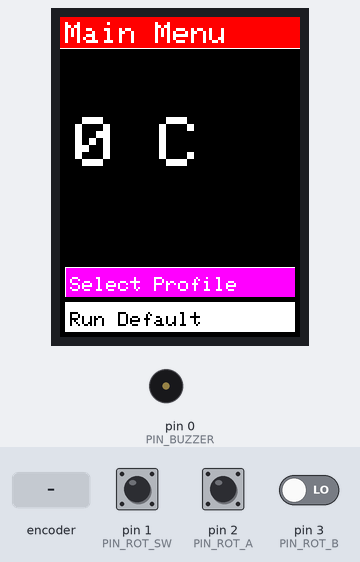
This sketch was run on a simulated Arduino Uno, built with avr-gcc and run on an emulated ATmega328P. Parts: 240×320 colour display, buzzer (waves = sounding, pin HIGH). The inputs (shaded band) are chosen by the test bench; at power-on: pin 1 (PIN_ROT_SW) HIGH, pin 2 (PIN_ROT_A) HIGH, pin 3 (PIN_ROT_B) LOW. Pins used as bus, display or sensor lines are not drawn.

Above: at 1.8 s.
1.9 s: rotary encoder on pin 2 (PIN_ROT_A) / pin 3 (PIN_ROT_B) turned 1 step (first pin leading)
At 3.4 s:
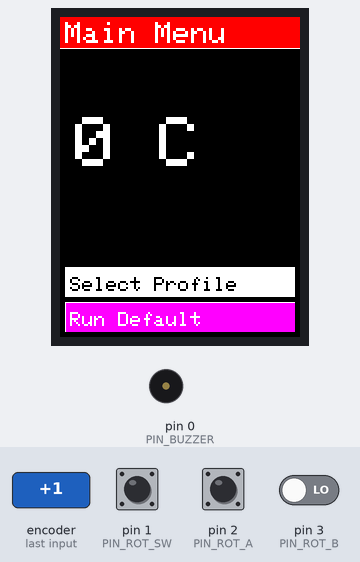
4.2 s: pin 1 (PIN_ROT_SW) pulled LOW for 0.65 s
At 5.8 s:
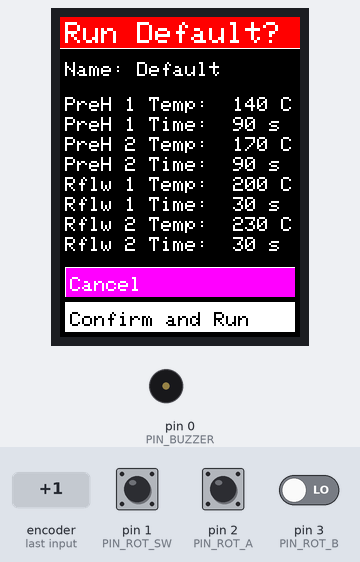
6.4 s: rotary encoder on pin 2 (PIN_ROT_A) / pin 3 (PIN_ROT_B) turned 1 step (first pin leading)
At 6.8 s:
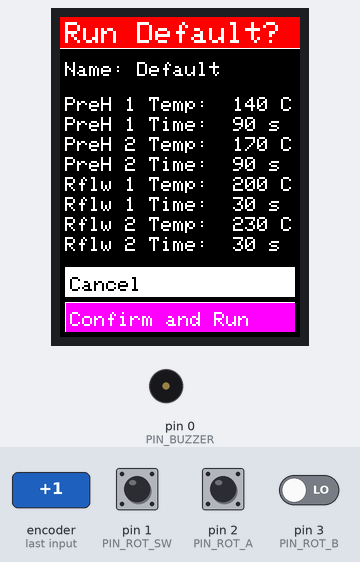
8.1 s: pin 1 (PIN_ROT_SW) pulled LOW for 1 s
At 11.4 s:
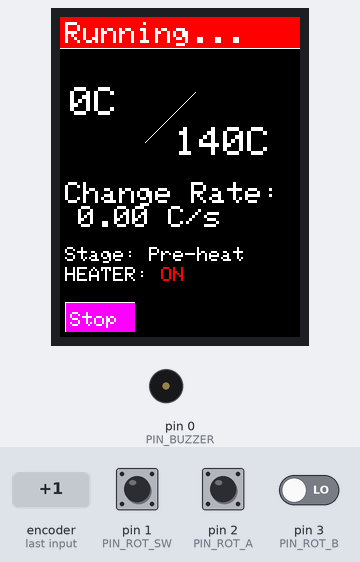
11.7 s: pin 1 (PIN_ROT_SW) pulled LOW for 0.65 s
At 14.4 s:
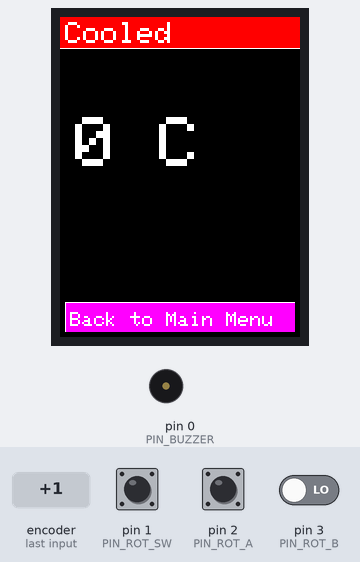
15.4 s: pin 1 (PIN_ROT_SW) pulled LOW for 3.2 s
At 19.0 s:
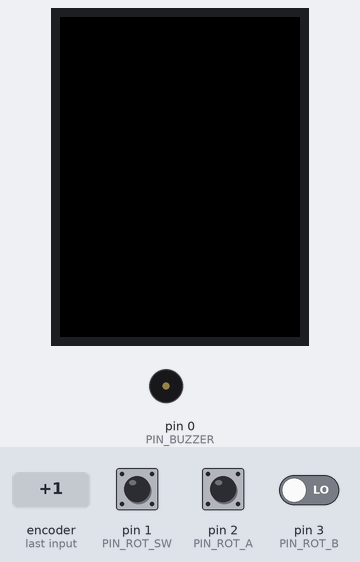
Timing chart, 0 to 20.5 s (numbered marks = the images above; inputs shaded):
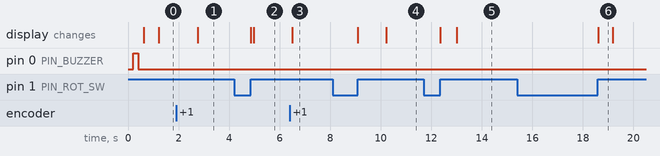

The sketch:

reflowMain.cpp.ino
```cpp
#include "SPI.h"  // Generic SPI.
#include "string.h"
#include "Adafruit_GFX.h"  // Abstract graphics lib for adafruit displays.
#include "Adafruit_ILI9341.h"  // Display driver for displays using ILI9341.

#include "misc.h"
#include "thermocouple.h"
#include "profiles.h"
#include "buzzer.h"
#include "display.h"
#include "heater.h"
#include "tests.h"

/* Typedefs, structs, enums, and global variables*/
#define PIN_SDCARD_SS 7
Adafruit_ILI9341 tft = Adafruit_ILI9341(PIN_TFT_SS, PIN_TFT_DC, PIN_TFT_RESET);
Adafruit_ILI9341* ptft = &tft;
volatile ENCODER_DIRECTIONS encoderMovement = DIR_NONE;
volatile int debounceCount = 0;

/* Functions */
//
int main_menu(Adafruit_ILI9341* ptft)
{
  int menuItem = 0;
  int buttonPushed = 0;
  int temperature = 0;
  int tempToggle = 0;
  ptft->fillScreen(ILI9341_BLACK);
  interrupts();  // Enable interrupts.
  while (buttonPushed == 0) {
    temperature = get_temperature_reading();
    draw_screen_main_menu(ptft, menuItem, temperature);
    // Check for rotary encoder movement.
    if (encoderMovement != DIR_NONE) {
      if (encoderMovement == DIR_CW) {
        encoderMovement = DIR_NONE;
        menuItem += 1;
        menuItem %= 2;
      } else {
        encoderMovement = DIR_NONE;
        menuItem += 1;  // Don't even go near -ve numbers.
        menuItem %= 2;
      }
    }
    // Check for button push.
    if (digitalRead(PIN_ROT_SW) == LOW) {
      delay(6);  // 6ms to wait for the switch to calm down.
      buttonPushed = 1;
    }
  }
  noInterrupts();
  buttonPushed = 0;
  while (digitalRead(PIN_ROT_SW) == LOW) {
    delay(10);
  }
  if (menuItem == 0) {
    return CHOOSEPROFILE;
  } else if (menuItem == 1) {
    return LASTRUN;
  } else {
    return MAINMENU;
  }
}

//
int choose_profile(Adafruit_ILI9341* ptft, int* selectedProfileNum)
{
  int menuItem = 0;
  int buttonPushed = 0;
  *selectedProfileNum = 0;
  ptft->fillScreen(ILI9341_BLACK);
  draw_screen_choose_profile(ptft, *selectedProfileNum, allProfiles, NUM_PROFILES);
  interrupts();
  while (buttonPushed == 0) {
    if (encoderMovement != DIR_NONE) {
      if (encoderMovement == DIR_CW) {
        encoderMovement = DIR_NONE;
        *selectedProfileNum += 1;
        *selectedProfileNum %= NUM_PROFILES;
      } else {
        encoderMovement = DIR_NONE;
        *selectedProfileNum += (NUM_PROFILES - 1); // Don't even go near -ve numbers.
        *selectedProfileNum %= NUM_PROFILES;
      }
      draw_screen_choose_profile(ptft, *selectedProfileNum, allProfiles, NUM_PROFILES);
    }
    if (digitalRead(PIN_ROT_SW) == LOW) {
      delay(6);  // 6ms to wait for the switch to calm down.
      buttonPushed = 1;
    }
  }
  noInterrupts();
  buttonPushed = 0;
  while (digitalRead(PIN_ROT_SW) == LOW) {
    delay(10);
  }
  return CONFIRMPROFILE;
}

//
int confirm_profile(Adafruit_ILI9341* ptft, int* selectedProfileNum)
{
  int menuItem = 0;
  int buttonPushed = 0;
  ptft->fillScreen(ILI9341_BLACK);
  draw_screen_chosen_profile(ptft, menuItem, allProfiles[*selectedProfileNum]);
  interrupts();
  while (buttonPushed == 0) {
    if (encoderMovement != DIR_NONE) {
      encoderMovement = DIR_NONE;
      menuItem = (menuItem == 0) ? 1 : 0;
      draw_screen_chosen_profile(ptft, menuItem, allProfiles[*selectedProfileNum]);
    }
    if (digitalRead(PIN_ROT_SW) == LOW) {
      delay(6);  // 6ms to wait for the switch to calm down.
      buttonPushed = 1;
    }
  }
  buttonPushed = 0;
  noInterrupts();
  while (digitalRead(PIN_ROT_SW) == LOW) {
    delay(10);
  }
  if (menuItem == 0) {
    return MAINMENU;
  } else if (menuItem == 1) {
    return RUNPROFILE;
  } else {
    return CONFIRMPROFILE;
  }
}

// See which profile was last run.
int run_default(Adafruit_ILI9341* ptft)
{
  int menuItem = 0;
  int buttonPushed = 0;
  ptft->fillScreen(ILI9341_BLACK);
  draw_screen_last_run(ptft, menuItem, allProfiles[DEFAULT_PROFILE_NUM]);
  interrupts();
  while (buttonPushed == 0) {
    if (encoderMovement != DIR_NONE) {
      encoderMovement = DIR_NONE;
      menuItem = (menuItem == 0) ? 1 : 0;
      draw_screen_last_run(ptft, menuItem, allProfiles[DEFAULT_PROFILE_NUM]);
    }
    if (digitalRead(PIN_ROT_SW) == LOW) {
      delay(6);  // 6ms to wait for the switch to calm down.
      buttonPushed = 1;
    }
  }
  noInterrupts();
  buttonPushed = 0;
  while (digitalRead(PIN_ROT_SW) == LOW) {
    delay(10);
  }
  if (menuItem == 0) {
    return MAINMENU;
  } else if (menuItem == 1) {
    return RUNPROFILE;
  } else {
    return LASTRUN;
  }
}

// Run the profile.
int run_profile(Adafruit_ILI9341* ptft, int* selectedProfileNum)
{
  ptft->fillScreen(ILI9341_BLACK);
  rflw_run_profile(ptft, allProfiles[*selectedProfileNum], 0);
  return MAINMENU;
}

// Shit's fucked yo.
int error_happened(ERRORS error)
{
  interrupts();
  draw_screen_error(ptft, ERROR_TOO_HOT);
  noInterrupts();
}

// ISR to see if the rotary encoder has moved CW.
void rotaryLeft(void) {
  if (digitalRead(PIN_ROT_SW) == LOW
      || digitalRead(PIN_ROT_B) == HIGH ) {
    return;
  } else {
    for (debounceCount = 0 ; debounceCount < 60 ; debounceCount++) {
      delayMicroseconds(100);
      if (digitalRead(PIN_ROT_A) == LOW) {
        return;
      }
    }
    encoderMovement = DIR_CW;
  }
}
// ISR to see if the rotary encoder has ACW.
void rotaryRight(void) {
  if (digitalRead(PIN_ROT_SW) == LOW
      || digitalRead(PIN_ROT_A) == HIGH ) {
    return;
  } else {
    for (debounceCount = 0 ; debounceCount < 60 ; debounceCount++) {
      delayMicroseconds(100);
      if (digitalRead(PIN_ROT_B) == LOW) {
        return;
      }
    }
    encoderMovement = DIR_ACW;
  }
}

// Sets up hardware and initial machine state.
void setup() {
  /* Hardware Setup */
  setup_heater();
  setup_temperature();
  setup_buzzer();
  // Stop the SD card messing up anything.
  pinMode(PIN_SDCARD_SS, OUTPUT);
  digitalWrite(PIN_SDCARD_SS, HIGH);
  // Rotary encoder and switch Inputs
  pinMode(PIN_ROT_SW, INPUT_PULLUP);  // Switch
  pinMode(PIN_ROT_A, INPUT);  // Rot A
  attachInterrupt(digitalPinToInterrupt(PIN_ROT_A), rotaryLeft, RISING);
  pinMode(PIN_ROT_B, INPUT);  // Rot B
  attachInterrupt(digitalPinToInterrupt(PIN_ROT_B), rotaryRight, RISING);
  noInterrupts();  // Disable interrupts (for now).
  // Display Setup
  setup_display(ptft);
}

// Main.
void loop() {
  int sdCardPresent = 0;  // '1' if SD card is plugged in.
  int buttonPushed = 0;
  int menuItem = 0;
  int selectedProfileNum = DEFAULT_PROFILE_NUM;
  HEATER_STATE heaterState = HEATER_OFF;

  GOTO_MAINMENU:
  menuItem = main_menu(ptft);
  switch(menuItem){
    case CHOOSEPROFILE:
      goto GOTO_CHOOSEPROFILE;
      break;
    case LASTRUN:
      goto GOTO_DEFAULTPROFILE;
      break;
    default:
      goto GOTO_MAINMENU;
      break;
  }

  GOTO_RUNPROFILE:
  menuItem = run_profile(ptft, &selectedProfileNum);
  switch(menuItem){
    case MAINMENU:
      goto GOTO_MAINMENU;
      break;
    default:
      goto GOTO_RUNPROFILE;
      break;
  }

  GOTO_CHOOSEPROFILE:
  menuItem = choose_profile(ptft, &selectedProfileNum);
  switch(menuItem){
    case CONFIRMPROFILE:
      goto GOTO_CONFIRMPROFILE;
      break;
    default:
      goto GOTO_CHOOSEPROFILE;
      break;
  }

  GOTO_CONFIRMPROFILE:
  menuItem = confirm_profile(ptft, &selectedProfileNum);
  switch(menuItem){
    case MAINMENU:
      goto GOTO_MAINMENU;
      break;
    case RUNPROFILE:
      goto GOTO_RUNPROFILE;
      break;
    default:
      goto GOTO_CONFIRMPROFILE;
      break;
  }

  GOTO_DEFAULTPROFILE:
  menuItem = run_default(ptft);
  switch(menuItem){
    case MAINMENU:
      goto GOTO_MAINMENU;
      break;
    case RUNPROFILE:
      goto GOTO_RUNPROFILE;
      break;
    default:
      goto GOTO_DEFAULTPROFILE;
      break;
  }

  while (1) {}
}
```

buzzer.h
```cpp
#ifndef _BUZZER_H
#define _BUZZER_H

#include "Arduino.h"
#include "misc.h"

typedef enum {BUZZER_ON, BUZZER_OFF} BUZZER_STATE;

int setup_buzzer(void);
void buzz_error(void);
void buzz_profileRunning(void);
void buzz_coolEnough(void);
void sound_buzzer(BUZZER_STATE buzzerState);

#endif
```

buzzerFuncs.cpp
```cpp
/*
   Author: Rob Gower
   Created: 17/Oct/2019
   Purpose: Any function that uses the SD Card.
*/

#include "buzzer.h"
#define PIN_BUZZER 0

// Set up the buzzer hardware.
int setup_buzzer(void) {
  // Buzzer Output
  pinMode(PIN_BUZZER, OUTPUT);
  sound_buzzer(BUZZER_OFF);
  delay(200);
  sound_buzzer(BUZZER_ON);
  delay(200);
  sound_buzzer(BUZZER_OFF);
  return 0;
}

// Turn the buzzer on or off.
void sound_buzzer(BUZZER_STATE buzzerState) {
  if (buzzerState == BUZZER_ON) { // On
    digitalWrite(PIN_BUZZER, HIGH);
  } else {  // Off
    digitalWrite(PIN_BUZZER, LOW);
  }
}

// Continuous Tone = error.
void buzz_error(void) {
  sound_buzzer(BUZZER_ON);
}

// blipping = profile running.
void buzz_profileRunning(void) {
  sound_buzzer(BUZZER_ON);
  delay(200);
  sound_buzzer(BUZZER_OFF);
}

// beeping = board can be removed.
void buzz_coolEnough(void) {
  sound_buzzer(BUZZER_ON);
  delay(500);
  sound_buzzer(BUZZER_OFF);
  delay(200);
}
```

display.h
```cpp
#ifndef _DISPLAY_H
#define _DISPLAY_H

#include "Arduino.h"
#include "misc.h"
#include "SPI.h"  // Generic SPI.
#include "Adafruit_GFX.h"  // Abstract graphics lib for adafruit displays.
#include "Adafruit_ILI9341.h"  // Display driver for displays using ILI9341.

#define MAX_SMALL_OPTIONS 7
#define SCROLLBAR_WIDTH_PX 10
#define TITLE_BAR_HEIGHT 31

int setup_display(Adafruit_ILI9341* tft);
int draw_menu_title(Adafruit_ILI9341* tft, const char* text);
int drawScrollBar(int location, int numMenuItems, Adafruit_ILI9341* tft);
int draw_option_box(Adafruit_ILI9341* tft, const char* text, MENU_OPTION_SIZE optSize, MENU_OPTION_SELECT optSel, MENU_OPTION_POSN optPosn);
int draw_profile_info_text(Adafruit_ILI9341* tft, ReflowProfile* profile);
int draw_temperature_graph(Adafruit_ILI9341* tft, int currentTemp);
int draw_reflow_stats(Adafruit_ILI9341* tft, PROFILE_STAGE stage, int currentTemp, int targetTemp, float rateOfChange, HEATER_STATE heaterState);
int draw_screen_main_menu(Adafruit_ILI9341* tft, int highlightedItem, int temperature);
int draw_screen_test_mode(Adafruit_ILI9341* tft, int temperature, int heaterState);
int draw_screen_choose_profile(Adafruit_ILI9341* tft, int highlightedItem, ReflowProfile** allProfiles, int numProfiles);
int draw_screen_last_run(Adafruit_ILI9341* tft, int highlightedItem, ReflowProfile* profile);
int draw_screen_chosen_profile(Adafruit_ILI9341* tft, int highlightedItem, ReflowProfile* profile);
int draw_screen_running_profile(Adafruit_ILI9341* tft, PROFILE_STAGE stage, int currentTemp, int targetTemp, float rateOfChange, HEATER_STATE heaterState);
int draw_screen_profile_finished(Adafruit_ILI9341* tft, int temperature, int coolEnough);
int draw_screen_error(Adafruit_ILI9341* tft, ERRORS errorCode);


#endif
```

heater.cpp
```cpp
/*
   Author: Rob Gower
   Created: 17/Oct/2019
   Purpose: Any function that uses the SD Card.
*/

#include "heater.h"

// Solid State Relay Outputs
int setup_heater(void) {
  pinMode(PIN_SSR_TOP, OUTPUT);  // Top elements
  pinMode(PIN_SSR_BOTTOM, OUTPUT);  // Bottom elements
  switch_heater(HEATER_BOTH, HEATER_OFF);
  return 0;
}

// Turn the heaters on or off
int switch_heater(HEATER_ELEMENT heater, HEATER_STATE onoff)
{
  interrupts();
  if (onoff == HEATER_ON) {
    digitalWrite(PIN_SSR_TOP, LOW);
    digitalWrite(PIN_SSR_BOTTOM, LOW);
  } else {
    digitalWrite(PIN_SSR_TOP, HIGH);
    digitalWrite(PIN_SSR_BOTTOM, HIGH);
  }
  return 0;
}

// One loop around the heater PID
int heater_PID_step(int targetTemperature, int* filterTracker,
                    float targetRamp,
                    int* temperatureArray, int* sumTemperatures,
                    float* tempDifferential, int* tempIntegral,
                    int* averageTemperature, int* onCounter,
                    int* sdCardPresent, Adafruit_ILI9341* tft,
                    PROFILE_STAGE stage, int* avgInitialCount) {
  int P = 0;
  int I = 0;
  int D = 0;
  float tempDiff = 0;
  float absTempDiff = 0;
  int pidValue = 0;
  int z = 0;
  int j = 0;
  // Get a reading, and calculate some of the statistics.
  if (*avgInitialCount >= PID_FILTER_LENGTH) {
    *sumTemperatures -= temperatureArray[*filterTracker];
  } else {
    *avgInitialCount += 1;
  }
  temperatureArray[*filterTracker] = get_temperature_reading();
  *sumTemperatures += temperatureArray[*filterTracker];
  *averageTemperature = *sumTemperatures / PID_FILTER_LENGTH;  // Divide by filter length.
  // Work out the PID parts of the PID.
  // P
  P = targetTemperature - temperatureArray[*filterTracker];
  // I
  *tempIntegral = temperatureArray[*filterTracker] + temperatureArray[(*filterTracker + PID_FILTER_LENGTH - 1) % PID_FILTER_LENGTH];
  I = (2 * targetTemperature) - *tempIntegral;
  // D
  *tempDifferential = 0.0;
  for(j = 0; j < PID_FILTER_LENGTH-1 ; j++){
    *tempDifferential += temperatureArray[(*filterTracker + PID_FILTER_LENGTH - j) % PID_FILTER_LENGTH]
						 - temperatureArray[(*filterTracker + PID_FILTER_LENGTH - (j+1)) % PID_FILTER_LENGTH];
  }
  *tempDifferential /= (PID_FILTER_LENGTH - 1);
  *tempDifferential *= (1000.00 / PID_SAMPLE_TIME_MS);  //1.55;  // Get the degC/sample to a degC/second value
  D = *tempDifferential;
  // Work out the weightings of each term.
  P *= PID_P_WEIGHT;
  I *= PID_I_WEIGHT;
  D *= PID_D_WEIGHT;
  // See if we turn the heater on or off or not.
  //pidValue = P + I + D;
  pidValue = P;
  if (*tempDifferential > (targetRamp + 0.1)) {
    switch_heater(HEATER_BOTH, HEATER_OFF);
    *onCounter = 0;
    draw_screen_running_profile(tft, stage, temperatureArray[*filterTracker], targetTemperature, *tempDifferential, HEATER_OFF);
  } else if (pidValue > PID_ON_THRESHOLD && *onCounter > MAX_HEATER_SWITCH_PERIOD_MS) {
    switch_heater(HEATER_BOTH, HEATER_ON);
    *onCounter = 0;
    draw_screen_running_profile(tft, stage, temperatureArray[*filterTracker], targetTemperature, *tempDifferential, HEATER_ON);
    //Serial.println("Turning on");
  } else if (pidValue > PID_ON_THRESHOLD) {
    draw_screen_running_profile(tft, stage, temperatureArray[*filterTracker], targetTemperature, *tempDifferential, HEATER_ON);
    // Keeps the heater on if it's already on.
    *onCounter += PID_SAMPLE_TIME_MS;
    //Serial.println("Staying on");
  } else {
    //Serial.println("OFF");
    draw_screen_running_profile(tft, stage, temperatureArray[*filterTracker], targetTemperature, *tempDifferential, HEATER_OFF);
    switch_heater(HEATER_BOTH, HEATER_OFF);
    *onCounter += PID_SAMPLE_TIME_MS;
  }
  // Wait and do some admin.
  *filterTracker += 1;
  *filterTracker %= PID_FILTER_LENGTH;
  return 0;
}

// Control switching of the SSRs to reach a target temperature.
int heater_PID_run(int targetTemperature, PID_MODE mode, int time_s, float targetRate_Cs,
                   int* sdCardPresent, Adafruit_ILI9341* tft, PROFILE_STAGE stage) {
  // Local variables
  int buttonPushed = 0;
  int filterTracker = 0;
  int* pfilterTracker = &filterTracker;
  int temperatureReadings[PID_FILTER_LENGTH] = {0};
  int* ptemperatureReadings = temperatureReadings;
  float tempDifferential;
  float* ptempDifferential = &tempDifferential;
  int tempIntegral;
  int* ptempIntegral = &tempIntegral;
  int averageTemperature = 0;
  int* paverageTemperature = &averageTemperature;
  int sumTemperatures = 0;  // Sum of last n temperature readings.
  int* psumTemperatures = &sumTemperatures;
  int onCounter = MAX_HEATER_SWITCH_PERIOD_MS;  // Stop relay chatter.
  int* ponCounter = &onCounter;
  int avgInitCount = 0;
  int* pAvgInitCount = &avgInitCount;
  int timeSpent = 0;
  int i = 0;
  int tempTemp = get_temperature_reading();
  for(i=0 ; i<PID_FILTER_LENGTH ; i++) {
    temperatureReadings[i] = tempTemp;
  }
  // If we just want to get to a temperature from another.
  if (mode == PID_REACH_TEMP) {
    for (i = 0 ; i < ( (time_s * 1000.00) / PID_SAMPLE_TIME_MS) ; i++) {
      if (digitalRead(PIN_ROT_SW) == LOW) {
        delay(6);  // 6ms to wait for the switch to calm down.
        return 1;
      }
      //Serial.println("PIDstep");
      heater_PID_step(targetTemperature, pfilterTracker,
                      targetRate_Cs,
                      ptemperatureReadings, psumTemperatures,
                      ptempDifferential, ptempIntegral,
                      paverageTemperature, ponCounter,
                      sdCardPresent, tft, stage, pAvgInitCount);
    }
    // We have now heated for the minimum time, anything after this is
    // down to the oven being too slow.
    while (buttonPushed == 0) {
      if (digitalRead(PIN_ROT_SW) == LOW) {
        delay(6);  // 6ms to wait for the switch to calm down.
        return 1;
      }
      heater_PID_step(targetTemperature, pfilterTracker,
                      targetRate_Cs,
                      ptemperatureReadings, psumTemperatures,
                      ptempDifferential, ptempIntegral,
                      paverageTemperature, ponCounter,
                      sdCardPresent, tft, stage, pAvgInitCount);
      if ( averageTemperature >= (targetTemperature - HEATER_PRECISION_TARGET) ) {
        return 0;  // Success.
      }
    }
  }
  // If we are already at a temperature, and want to maintain this
  // for a while.
  else if (mode == PID_MAINTAIN_TEMP) {
    for (i = 0 ; i < ( (time_s * 1000) / PID_SAMPLE_TIME_MS) ; i++) {
      if (digitalRead(PIN_ROT_SW) == LOW) {
        delay(6);  // 6ms to wait for the switch to calm down.
        return 1;
      }
      //buzz_profileRunning();
      heater_PID_step(targetTemperature, pfilterTracker,
                      targetRate_Cs,
                      ptemperatureReadings, psumTemperatures,
                      ptempDifferential, ptempIntegral,
                      paverageTemperature, ponCounter,
                      sdCardPresent, tft, stage, pAvgInitCount);
    }
  }
  else {
    return -1;  // Error, no valid mode passed.
  }
  return 0;
}
```

thermocouple.h
```cpp
#ifndef _THERMOCOUPLE_H
#define _THERMOCOUPLE_H

#include "Arduino.h"
#include "SPI.h"  // Generic SPI.
#include "misc.h"
#include "buzzer.h"
#include "heater.h"
#include "string.h"
#include "display.h"

int setup_temperature(void);
int get_temperature_reading(void);

#endif
```

Source omitted: displayFuncs.cpp (11817 bytes), heater.h (957 bytes), misc.h (2810 bytes), profiles.h (1819 bytes), tests.cpp (2450 bytes), tests.h (513 bytes), thermocouple.cpp (1548 bytes)

Measured:
- after the input at 1.9 s, the display: changes after 0.86 s (image 1)
- after the input at 4.2 s, the display: first changes after 0.65 s (image 2 shows a later state)
- after the input at 6.4 s, the display: changes after 0.10 s (image 3)
- after the input at 8.1 s, the display: first changes after 1.0 s (image 4 shows a later state)
- after the input at 11.7 s, the display: first changes after 0.65 s (image 5 shows a later state)
- after the input at 15.4 s, the display: changes after 3.2 s (image 6)
- what the display in image 6 shows lasts 0.6 s, from 18.6 s to 19.2 s
